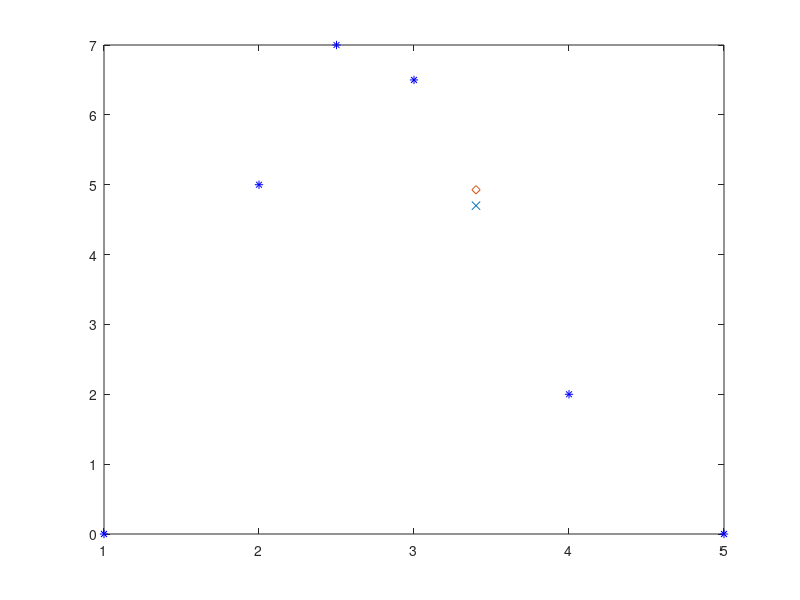

MATLAB code for this plot:
clc;clear;close all force;

load ex37

%aproximacao linear
p=polyfit(x(4:5),fx(4:5),1);
y=polyval(p,3.4)

%aproximacao quadratica
p=polyfit(x(3:5),fx(3:5),2);
y2=polyval(p,3.4);

figure;
plot(x,fx,'*b');hold on;
xq=3.4;
plot(xq,interp1(x,fx,xq,'linear'),'x');
plot(xq,interp1(x,fx,xq,'spline'),'d');